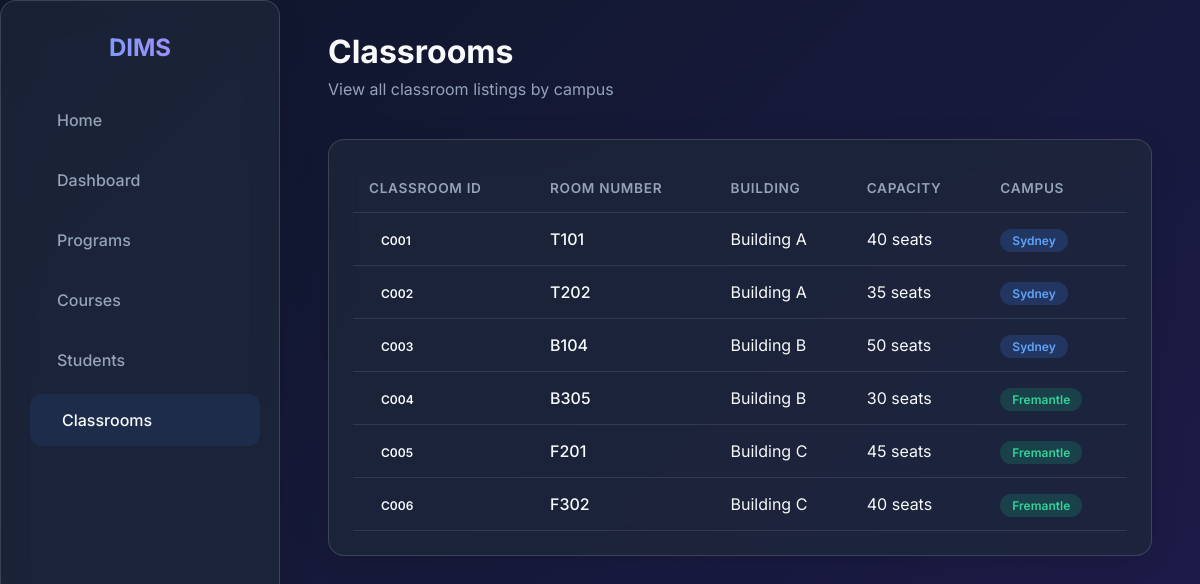
Page /classrooms on the committed database.
### tables this page shows
CREATE TABLE Classrooms (
    classID         TEXT    PRIMARY KEY,   -- e.g. 'C001', 'C002'
    roomNum         TEXT    NOT NULL,      -- Room number e.g. 'T101', 'B204'
    buildingNum     TEXT    NOT NULL,      -- Building identifier e.g. 'Building A'
    seat_capacity   INTEGER NOT NULL,      -- Max number of seats
    campus          TEXT    NOT NULL       -- 'Fremantle' or 'Sydney'
                    CHECK (campus IN ('Fremantle', 'Sydney'))
);

### routes/classrooms.py (the view)
@classrooms_bp.route('/classrooms')
def list_classrooms():
    classrooms = Classroom.get_all_classrooms()
    return render_template('classrooms.html', classrooms=classrooms)

### models/classroom.py (called while the page is built)
    @staticmethod
    def get_all_classrooms():
        classrooms = []
        with sqlite3.connect('database.db') as conn:
            conn.row_factory = sqlite3.Row
            cursor = conn.cursor()
            cursor.execute("SELECT * FROM Classrooms")
            rows = cursor.fetchall()
            for row in rows:
                classrooms.append(Classroom(**dict(row)))
        return classrooms

### templates/classrooms.html (shortened to what this page needs)
{% extends "base.html" %}
{% block content %}
<div class="page-header">
    <h1>Classrooms</h1>
    <p>View all classroom listings by campus</p>
</div>
<div class="glass table-container">
    <table>
        <thead>
            <tr>
                <th>Classroom ID</th>
                <th>Room Number</th>
                <th>Building</th>
                <th>Capacity</th>
                <th>Campus</th>
            </tr>
        </thead>
        <tbody>
            {% if classrooms %}
                {% for c in classrooms %}
                <tr>
                    <td><span class="badge badge-secondary">{{ c.classID }}</span></td>
                    <td style="font-weight: 500;">{{ c.roomNum }}</td>
                    <td>{{ c.buildingNum }}</td>
                    <td>{{ c.seat_capacity }} seats</td>
                    <td>
                        {% if c.campus == 'Sydney' %}
                            <span class="badge badge-blue">Sydney</span>
                        {% else %}
                            <span class="badge badge-green">Fremantle</span>
                        {% endif %}
                    </td>
                </tr>
                {% endfor %}
            {% else %}
                <tr>
                    <td colspan="5" style="text-align: center; padding: 2rem; color: var(--text-muted);">No classrooms found.</td>
                </tr>
            {% endif %}
        </tbody>
    </table>
</div>
{% endblock %}

### static/style.css (style rules this page uses)
:root { --bg-dark: #0f172a; --bg-card: rgba(30, 41, 59, 0.7); --text-main: #f8fafc; --text-muted: #94a3b8; --primary: #3b82f6; --primary-hover: #2563eb; --secondary: #8b5cf6; --border-color: rgba(255, 255, 255, 0.1); --glass-shadow: 0 4px 30px rgba(0, 0, 0, 0.1); --glass-border: 1px solid rgba(255, 255, 255, 0.15); }
* { box-sizing: border-box; margin: 0; padding: 0; }
body { font-family: 'Inter', sans-serif; background: linear-gradient(135deg, var(--bg-dark), #1e1b4b); color: var(--text-main); min-height: 100vh; display: flex; overflow-x: hidden; }
.glass { background: var(--bg-card); backdrop-filter: blur(16px); -webkit-backdrop-filter: blur(16px); border: var(--glass-border); border-radius: 16px; box-shadow: var(--glass-shadow); }
.page-header { margin-bottom: 2.5rem; }
.page-header h1 { font-size: 2rem; font-weight: 700; margin-bottom: 0.5rem; }
.page-header p { color: var(--text-muted); }
.table-container { width: 100%; overflow-x: auto; padding: 1.5rem; margin-top: 1.5rem; }
table { width: 100%; border-collapse: collapse; text-align: left; }
th, td { padding: 1rem; border-bottom: 1px solid var(--border-color); }
th { font-weight: 600; color: var(--text-muted); text-transform: uppercase; font-size: 0.85rem; letter-spacing: 0.05em; }
.badge { padding: 0.25rem 0.75rem; border-radius: 9999px; font-size: 0.75rem; font-weight: 600; }
.badge-green { background: rgba(16, 185, 129, 0.2); color: #34d399; }
.badge-blue { background: rgba(59, 130, 246, 0.2); color: #60a5fa; }

### rows in the picture
Classrooms: classID "C001", roomNum "T101", buildingNum "Building A", seat_capacity "40", campus "Sydney"
Classrooms: classID "C002", roomNum "T202", buildingNum "Building A", seat_capacity "35", campus "Sydney"
Classrooms: classID "C003", roomNum "B104", buildingNum "Building B", seat_capacity "50", campus "Sydney"
Classrooms: classID "C004", roomNum "B305", buildingNum "Building B", seat_capacity "30", campus "Fremantle"
Classrooms: classID "C005", roomNum "F201", buildingNum "Building C", seat_capacity "45", campus "Fremantle"
Classrooms: classID "C006", roomNum "F302", buildingNum "Building C", seat_capacity "40", campus "Fremantle"
